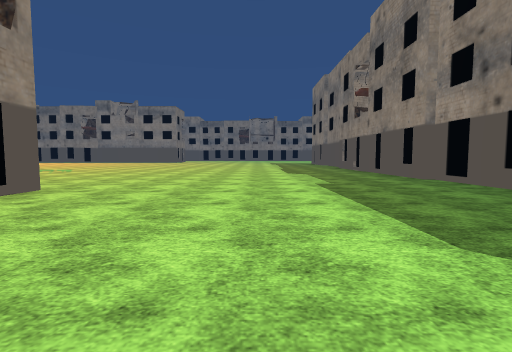
[1] (above)

19 first-person views from a walk through a Unity game level. The camera is 1.2 m above the floor, tilts 4° down and sees 85° across. The floor is counted in squares, 2 m on a side. Each view is taken from the middle of a square. On the plan, view 1 faces up. The plan holds only what a view shows up to about 9 squares ahead; the rest is blank. The place goes on beyond the plan. Flat ground stands in for the terrain. The player character is not drawn. Some surface patterns are stand-ins.

[2]
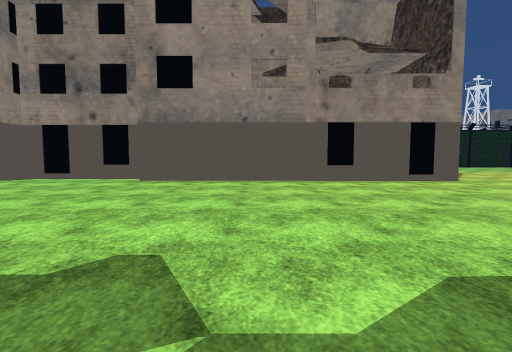

[3]
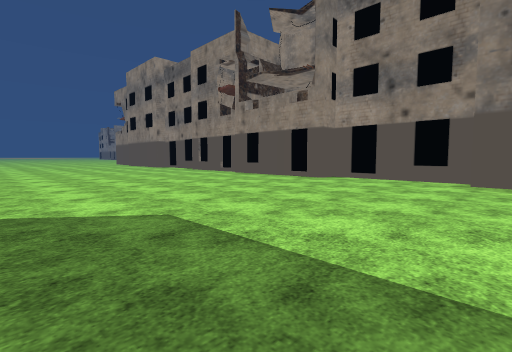

[4]
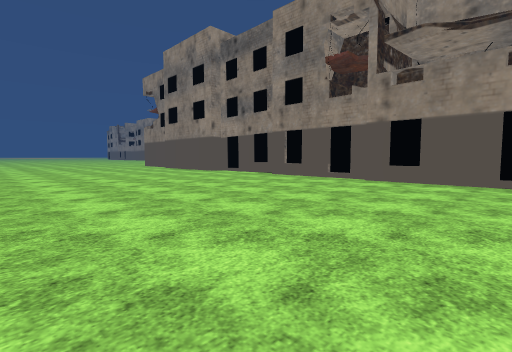

[5]
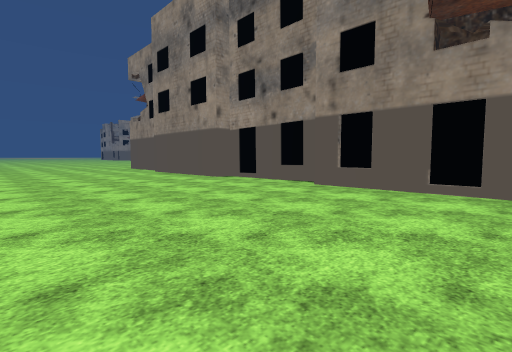

[6]
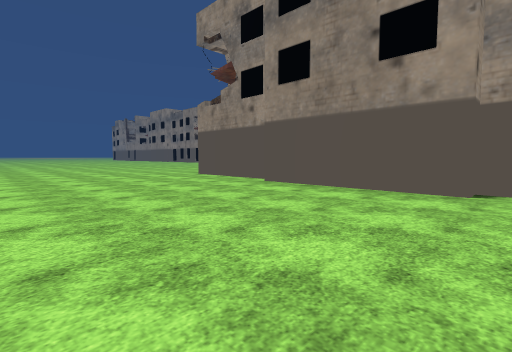

[7]
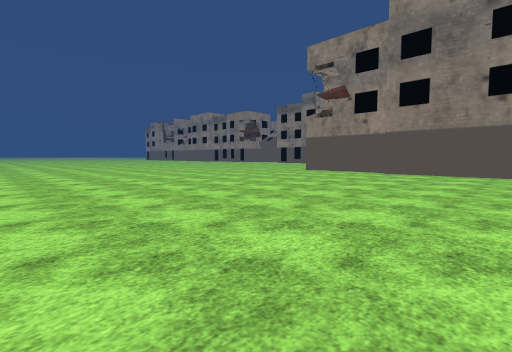

[8]
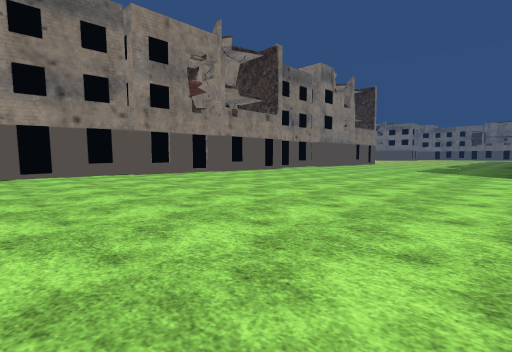

[9]
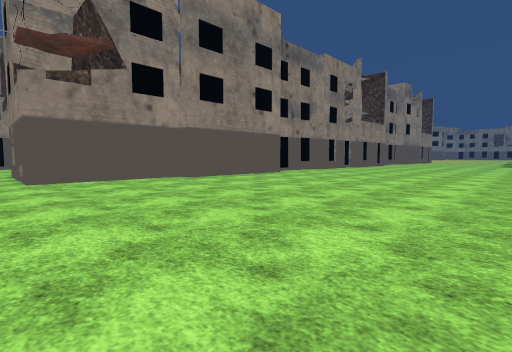

[10]
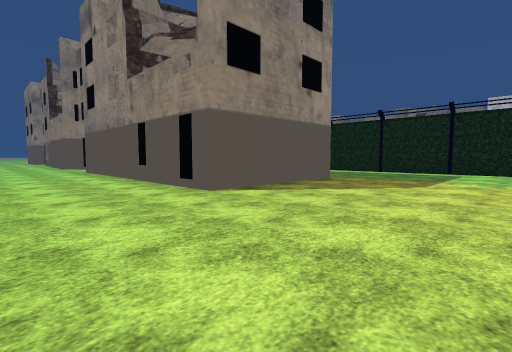

[11]
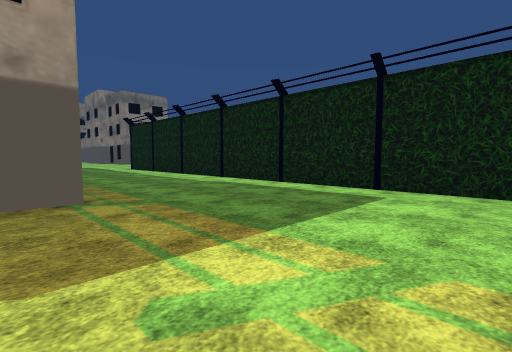

[12]
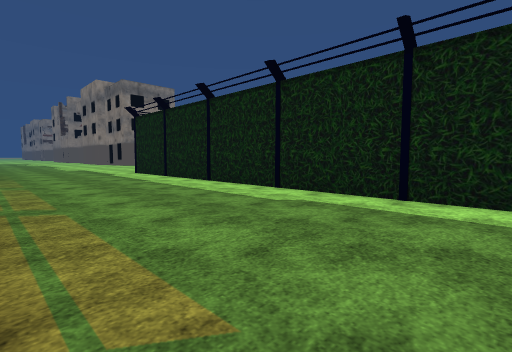

[13]
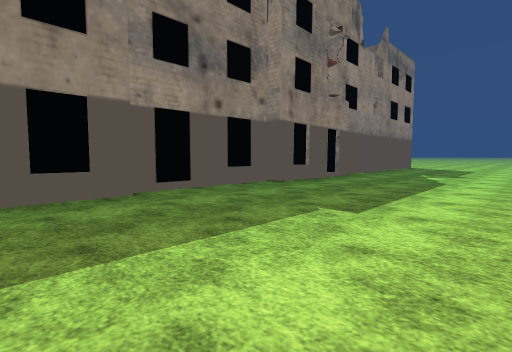

[14]
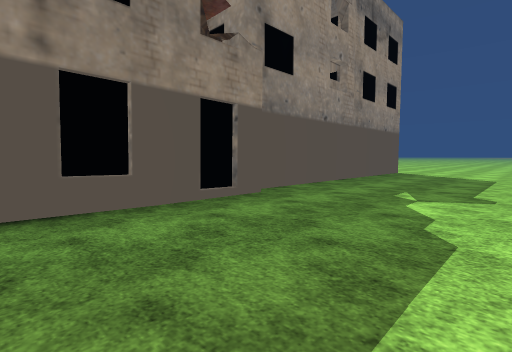

[15]
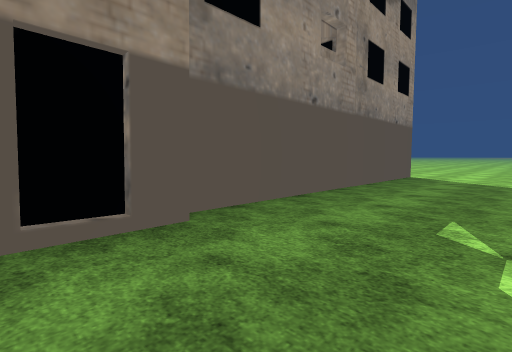

[16]
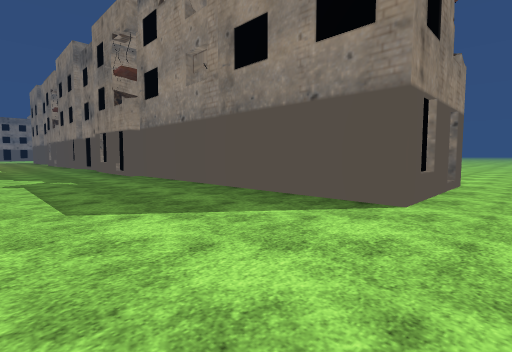

[17]
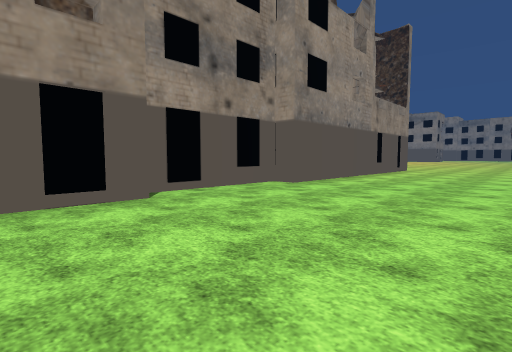

[18]
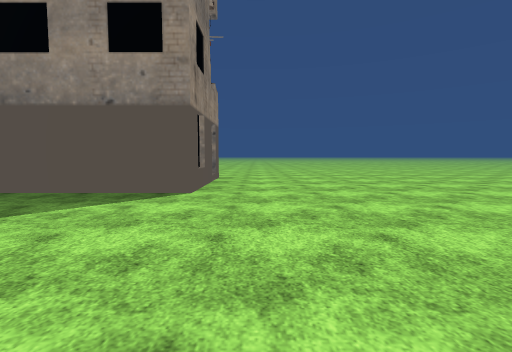

[19]
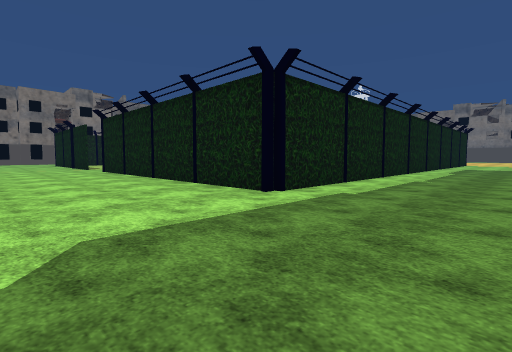

### Floor plan
Key: @ floor where view 1 was taken; # wall or solid block; . floor; O other object.
Columns run from 20 left of view 1 to 6 right of it. Each row starts with its distance up from view 1.
  9          ................#
  8         O...............O#
  7         #................#
  6         O................#
  5         #....####........O
  4         #....   #........#
  3         O...    #.......O
  2         #...O   O........
  1         O....   #........O
  0         #....   #...@....#
 -1         O....   #........#
 -2         #....   #........#
 -3         O...   ##........O
 -4   O#OOO#O...O  #.........#
 -5  ...........   #.........#
 -6 ............   #.........##
 -7 ............   ##........O#
 -8   ..........    #..........
 -9                 O..........
-10                 #..........
-11                 ...........
-12                 #..........
-13                 O..........
-14                O...........
-15                #..........
-16                #..........
-17                ##..........
-18                 #..........
-19                 #..........
-20                ##..........
-21                #...........
-22                #...........
-23                #...........
-24              O##...........
-25               .............

Positions as (right, up) in squares from view 1, and headings:
1: (0, 0), facing up
2: (3, 0), facing left
3: (3, -2), facing down-left
4: (3, -7), facing down-left
5: (1, -10), facing down-left
6: (1, -16), facing down-left
7: (6, -17), facing down-left
8: (5, -17), facing up-left
9: (3, -25), facing up-left
10: (-1, 9), facing down-left
11: (-7, 9), facing down-left
12: (-8, 6), facing down-left
13: (0, 9), facing down-right
14: (1, 4), facing down-right
15: (2, 2), facing down-right
16: (1, -8), facing up-right
17: (0, -8), facing up-left
18: (0, -8), facing right
19: (-9, -8), facing up-left
